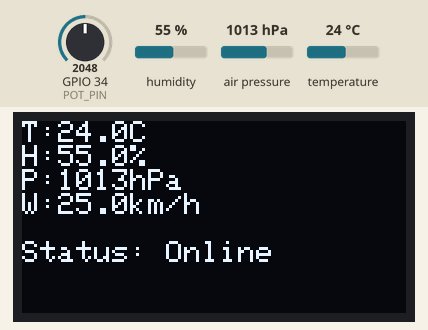
This sketch was run on a simulated ESP32. On the bench: 128×64 one-colour display. The test bench sets the inputs (shaded band); at power-on: humidity 55 %, air pressure 1013 hPa, GPIO 34 (POT_PIN) = 2048, temperature 24 °C. WiFi joins after 1.5 s; servers stay silent unless stated; uploads are accepted with an empty reply; what the sketch prints to the serial monitor is not drawn.

Above: at 10.6 s.
10.7 s: humidity set to 22 %
At 21.0 s:
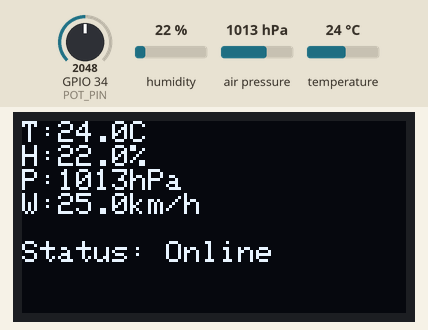
22.8 s: air pressure set to 952 hPa
At 31.0 s:
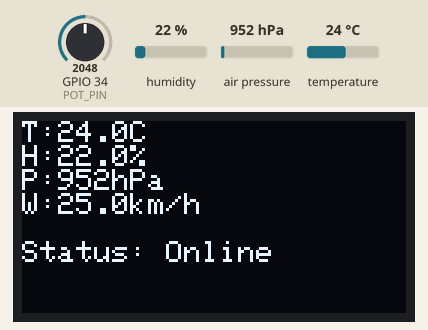
34.9 s: GPIO 34 (POT_PIN) set to 2866
At 41.0 s:
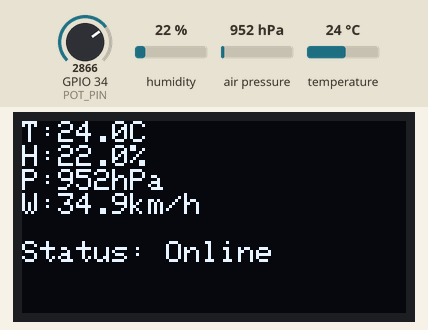
47.0 s: temperature set to 12 °C
At 51.0 s:
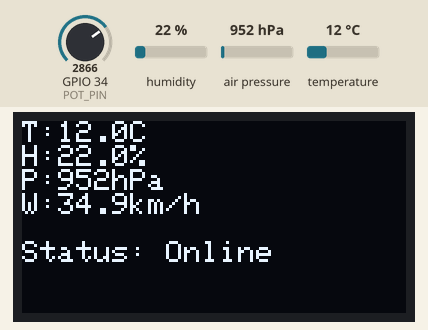
59.1 s: air pressure set to 975 hPa
At 61.0 s:
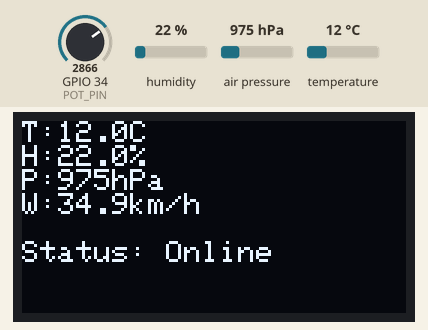
71.2 s: GPIO 34 (POT_PIN) set to 3972
At 81.0 s:
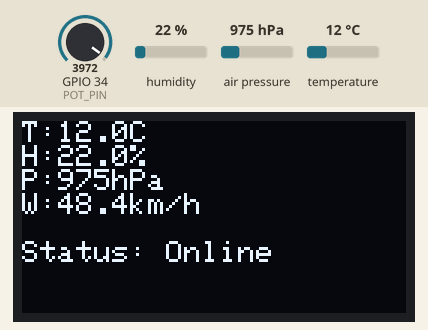
Timing chart, 0 to 82.5 s (numbered marks = the images above; inputs shaded):
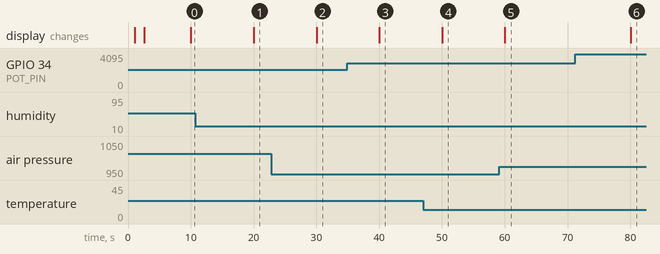

Measured:
- after the input at 10.7 s, the display: changes after 9.3 s (image 1)
- after the input at 22.8 s, the display: changes after 7.2 s (image 2)
- after the input at 34.9 s, the display: changes after 5.1 s (image 3)
- after the input at 47.0 s, the display: changes after 3.0 s (image 4)
- after the input at 59.1 s, the display: changes after 0.93 s (image 5)
- after the input at 71.2 s, the display: changes after 8.8 s (image 6)

The sketch:

sketch.ino
```cpp
#include <WiFi.h>
#include <HTTPClient.h>
#include <Wire.h>
#include <Adafruit_GFX.h>
#include <Adafruit_SSD1306.h>
#include <DHT.h>
#include <Adafruit_BMP085.h>

// ——— Config ———
#define WIFI_SSID     "Wokwi-GUEST"
#define WIFI_PASS     ""
#define API_HOST      "http://host.docker.internal:8000"
#define API_KEY       "dev-iot-key-change-in-production"
#define SESSION_ID    "wokwi-esp32-demo"
#define DISTRICT      "Bengaluru"
#define POST_INTERVAL 10000

// ——— Pins ———
#define DHT_PIN   4
#define DHT_TYPE  DHT22
#define POT_PIN   34

// ——— OLED ———
#define SCREEN_WIDTH  128
#define SCREEN_HEIGHT 64
#define OLED_RESET    -1
Adafruit_SSD1306 display(SCREEN_WIDTH, SCREEN_HEIGHT, &Wire, OLED_RESET);

// ——— Sensors ———
DHT dht(DHT_PIN, DHT_TYPE);
Adafruit_BMP085 bmp;

// ——— Globals ———
unsigned long lastPost = 0;
bool sessionCreated = false;

// ——— OLED Helpers ———
void oledSetup() {
  if (!display.begin(SSD1306_SWITCHCAPVCC, 0x3C)) {
    Serial.println("OLED init failed");
    for (;;);
  }
  display.clearDisplay();
  display.setTextSize(1);
  display.setTextColor(SSD1306_WHITE);
  display.setCursor(0, 0);
  display.println("Karnataka Weather");
  display.println("IoT Sensor Node");
  display.println();
  display.println("Connecting WiFi...");
  display.display();
}

void oledShowError(const char* msg) {
  display.clearDisplay();
  display.setTextSize(1);
  display.setTextColor(SSD1306_WHITE);
  display.setCursor(0, 0);
  display.println("ERROR");
  display.println(msg);
  display.display();
}

void oledShowData(float temp, float hum, float pres, float wind, const char* status) {
  display.clearDisplay();
  display.setTextSize(1);
  display.setTextColor(SSD1306_WHITE);

  display.setCursor(0, 0);
  display.print("T:"); display.print(temp, 1); display.println("C");
  display.print("H:"); display.print(hum, 1);  display.println("%");
  display.print("P:"); display.print(pres, 0); display.println("hPa");
  display.print("W:"); display.print(wind, 1); display.println("km/h");

  display.println();
  display.setTextSize(1);
  display.print("Status: ");
  display.println(status);

  display.display();
}

// ——— WiFi ———
void wifiConnect() {
  WiFi.begin(WIFI_SSID, WIFI_PASS);
  Serial.print("Connecting to WiFi");
  int attempts = 0;
  while (WiFi.status() != WL_CONNECTED && attempts < 30) {
    delay(500);
    Serial.print(".");
    attempts++;
  }
  if (WiFi.status() == WL_CONNECTED) {
    Serial.println("\nWiFi connected: " + WiFi.localIP().toString());
    display.clearDisplay();
    display.setCursor(0, 0);
    display.setTextSize(1);
    display.println("WiFi connected!");
    display.println(WiFi.localIP());
    display.display();
    delay(1000);
  } else {
    Serial.println("\nWiFi failed");
    oledShowError("WiFi failed");
    for (;;);
  }
}

// ——— API ———
void createSession() {
  if (WiFi.status() != WL_CONNECTED) return;
  HTTPClient http;
  http.begin(API_HOST "/iot/create-session");
  http.addHeader("Content-Type", "application/json");
  http.addHeader("X-Api-Key", API_KEY);

  String payload = "{\"session_id\":\"" SESSION_ID "\",\"district\":\"" DISTRICT "\"}";
  int code = http.POST(payload);
  Serial.printf("create-session: %d\n", code);
  if (code == 200 || code == 201 || code == 409) {
    sessionCreated = true;
  }
  http.end();
}

void sendSensorData(float temp, float hum, float pres, float wind) {
  if (WiFi.status() != WL_CONNECTED) return;
  HTTPClient http;
  http.begin(API_HOST "/iot/sensor-data");
  http.addHeader("Content-Type", "application/json");
  http.addHeader("X-Api-Key", API_KEY);

  String payload = "{"
    "\"session_id\":\"" SESSION_ID "\","
    "\"temperature\":" + String(temp, 1) + ","
    "\"humidity\":" + String(hum, 1) + ","
    "\"pressure\":" + String(pres, 1) + ","
    "\"wind_speed\":" + String(wind, 1) +
    "}";

  int code = http.POST(payload);
  Serial.printf("sensor-data: %d\n", code);

  if (code != 200 && code != 201) {
    oledShowError("API send failed");
  }
  http.end();
}

// ——— Main ———
void setup() {
  Serial.begin(115200);
  delay(1000);

  Wire.begin();
  oledSetup();
  dht.begin();

  if (!bmp.begin()) {
    Serial.println("BMP180 not found");
    oledShowError("BMP180 not found");
    for (;;);
  }

  wifiConnect();
  createSession();
}

void loop() {
  if (millis() - lastPost < POST_INTERVAL) return;
  lastPost = millis();

  // Read sensors
  float temp    = dht.readTemperature();
  float hum     = dht.readHumidity();
  float pres    = bmp.readPressure() / 100.0;  // Pa -> hPa
  int   potRaw  = analogRead(POT_PIN);
  float wind    = map(potRaw, 0, 4095, 0, 500) / 10.0;  // 0-50 km/h

  // Validate DHT
  if (isnan(temp) || isnan(hum)) {
    Serial.println("DHT read failed");
    oledShowError("DHT read failed");
    return;
  }

  // Ensure session
  if (!sessionCreated) {
    createSession();
  }

  // Display on OLED
  oledShowData(temp, hum, pres, wind, sessionCreated ? "Online" : "Offline");

  // Print to serial
  Serial.printf("T=%.1fC  H=%.1f%%  P=%.0fhPa  W=%.1fkm/h\n", temp, hum, pres, wind);

  // Send to backend
  if (sessionCreated) {
    sendSensorData(temp, hum, pres, wind);
  }
}
```
